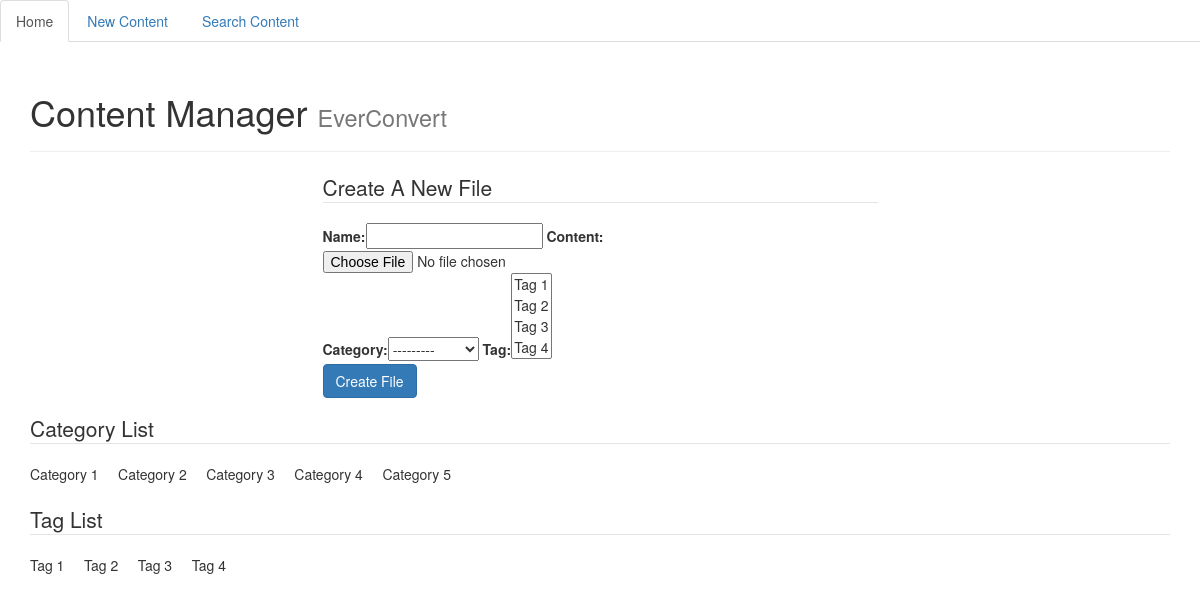
/new_file, run on the app's committed database.
### app/models.py (models this page shows)
class Category(models.Model):
    category = models.CharField(max_length=50)
    def __str__(self):
        return self.category

class Tag(models.Model):
    tag = models.CharField(max_length=50)
    def __str__(self):
        return self.tag

### app/views.py (the view)
# urls.py: url(r'^new_file$', CreateFileView.as_view(), name='create_file_view'),
class CreateFileView(CreateView):
    model = File
    fields = ['name', 'content', 'category', 'tag']
    success_url = reverse_lazy("index_view")
    def get_context_data(self, **kwargs):
        context = super(CreateFileView, self).get_context_data(**kwargs)
        context["categories"] = Category.objects.all()
        context["tags"] = Tag.objects.all()
        return context

### templates/app/file_form.html (shortened to what this page needs)
{% extends "base.html" %}
{% load staticfiles %}
{% load bootstrap %}
{% block content %}
<br>
  <div class="container">
    <div class="row">
      <div class="col-lg-3">
      </div>
      <div class="col-lg-6">
        <form role="form" action="" method="post">
            <legend>Create A New File</legend>
                {{ form|bootstrap }}
              <div class="form-group">
                <input type="submit" class="btn btn-primary" value="Create File"></input>
              </div>
          </form>
      </div>
      <div class="col-lg-3">
      </div>
    </div>
    <div class="row">
      <div class="col-lg-12">
        <legend>Category List</legend>
        {% for category in categories %}
          {{ category.category }} &nbsp&nbsp&nbsp
        {% endfor %}
      </div>
    </div>
    <br>
    <div class="row">
      <div class="col-lg-12">
        <legend>Tag List</legend>
        {% for tag in tags %}
          {{ tag.tag }} &nbsp&nbsp&nbsp
        {% endfor %}
      </div>
    </div>
  </div>
{% endblock %}

### templates/base.html (shortened to what this page needs)
{% load staticfiles %}
<!DOCTYPE html>
<html>
  <head>
    <link rel="stylesheet" href="{% static "app/css/bootstrap.css" %}" media="screen" charset="utf-8">
    <link rel="stylesheet" href="{% static "app/css/main.css" %}" media="screen" charset="utf-8">
  </head>
  <body>
    <nav role="navigation">
      <ul class="nav nav-tabs">
        <li role="presentation" class="active"><a href="/">Home</a></li>
        <li role="presentation"><a href="{% url 'create_file_view' %}">New Content</a></li>
        <li role="presentation"><a href="{% url 'search_file_view' %}">Search Content</a></li>
      </ul>
    </nav>
    <div class="container">
      <div class="page-header">
        <h1>Content Manager <small>EverConvert</small></h1>
      </div>
    </div>
    {% block content %}{% endblock %}
  </body>
</html>

### app/static/app/css/main.css (style rules this page uses)
nav { padding-bottom: 10px; }

### data on the page
Category: category "---------", category "Category 1"
Tag: tag "Tag 1 / Tag 2 / Tag 3 / Tag 4", tag "Tag 1"
Category: category "Category 2"
Category: category "Category 3"
Category: category "Category 4"
Category: category "Category 5"
Tag: tag "Tag 2"
Tag: tag "Tag 3"
Tag: tag "Tag 4"
